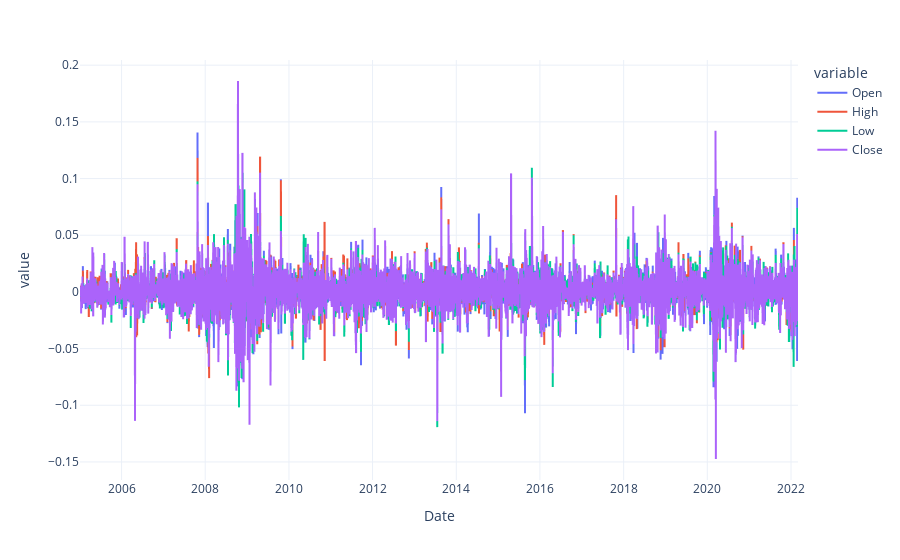

The notebook cell saved with this chart:
### Code cell
df.plot()

### Figure 1 — Plotly figure (JSON) as saved in the notebook; plotly's stock layout.template omitted (floating-point values rounded to 4 significant figures; data arrays with more than 128 entries replaced by an {"elided": "..."} marker saying what was removed)
{"data": [{"hovertemplate": "variable=Open<br>Date=%{x}<br>value=%{y}<extra></extra>", "legendgroup": "Open", "line": {"color": "#636efa", "dash": "solid"}, "marker": {"symbol": "circle"}, "mode": "lines", "name": "Open", "showlegend": true, "type": "scattergl", "x": {"elided": "4322 str values"}, "xaxis": "x", "y": {"elided": "4322 float values"}, "yaxis": "y"}, {"hovertemplate": "variable=High<br>Date=%{x}<br>value=%{y}<extra></extra>", "legendgroup": "High", "line": {"color": "#EF553B", "dash": "solid"}, "marker": {"symbol": "circle"}, "mode": "lines", "name": "High", "showlegend": true, "type": "scattergl", "x": {"elided": "4322 str values"}, "xaxis": "x", "y": {"elided": "4322 float values"}, "yaxis": "y"}, {"hovertemplate": "variable=Low<br>Date=%{x}<br>value=%{y}<extra></extra>", "legendgroup": "Low", "line": {"color": "#00cc96", "dash": "solid"}, "marker": {"symbol": "circle"}, "mode": "lines", "name": "Low", "showlegend": true, "type": "scattergl", "x": {"elided": "4322 str values"}, "xaxis": "x", "y": {"elided": "4322 float values"}, "yaxis": "y"}, {"hovertemplate": "variable=Close<br>Date=%{x}<br>value=%{y}<extra></extra>", "legendgroup": "Close", "line": {"color": "#ab63fa", "dash": "solid"}, "marker": {"symbol": "circle"}, "mode": "lines", "name": "Close", "showlegend": true, "type": "scattergl", "x": {"elided": "4322 str values"}, "xaxis": "x", "y": {"elided": "4322 float values"}, "yaxis": "y"}], "layout": {"legend": {"title": {"text": "variable"}, "tracegroupgap": 0}, "margin": {"t": 60}, "xaxis": {"anchor": "y", "domain": [0, 1], "title": {"text": "Date"}}, "yaxis": {"anchor": "x", "domain": [0, 1], "title": {"text": "value"}}}}
